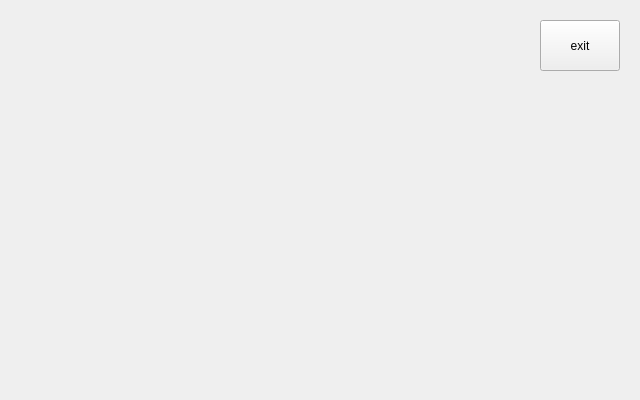
<?xml version="1.0" encoding="UTF-8"?>
<ui version="4.0">
 <class>MainWindow</class>
 <widget class="QMainWindow" name="MainWindow">
  <property name="geometry">
   <rect>
    <x>0</x>
    <y>0</y>
    <width>640</width>
    <height>400</height>
   </rect>
  </property>
  <property name="windowTitle">
   <string>MainWindow</string>
  </property>
  <property name="styleSheet">
   <string notr="true">image: url(:/assert/windoes.png);</string>
  </property>
  <widget class="QWidget" name="centralWidget">
   <widget class="QPushButton" name="pushButton">
    <property name="geometry">
     <rect>
      <x>540</x>
      <y>20</y>
      <width>80</width>
      <height>51</height>
     </rect>
    </property>
    <property name="text">
     <string>exit</string>
    </property>
   </widget>
  </widget>
 </widget>
 <layoutdefault spacing="6" margin="11"/>
 <resources/>
 <connections>
  <connection>
   <sender>pushButton</sender>
   <signal>clicked()</signal>
   <receiver>MainWindow</receiver>
   <slot>close()</slot>
   <hints>
    <hint type="sourcelabel">
     <x>584</x>
     <y>49</y>
    </hint>
    <hint type="destinationlabel">
     <x>568</x>
     <y>123</y>
    </hint>
   </hints>
  </connection>
 </connections>
</ui>
